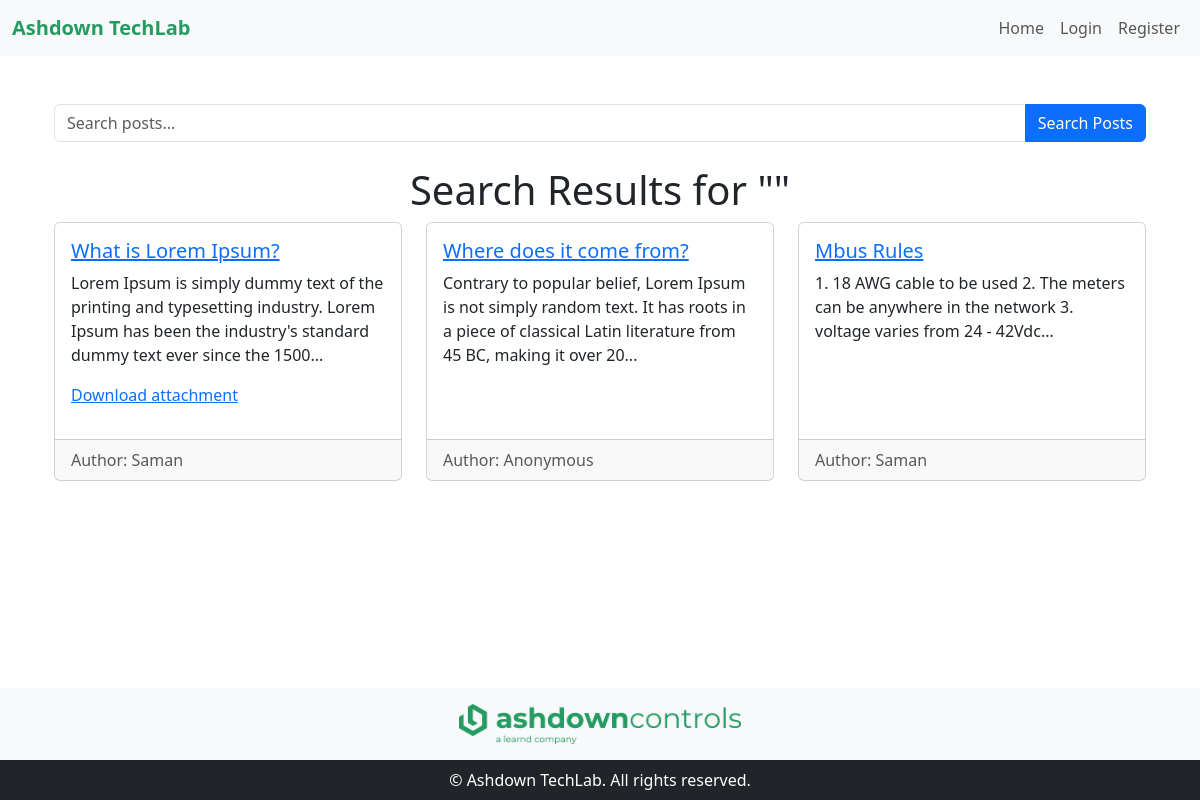
The page /search on the database as committed earlier.
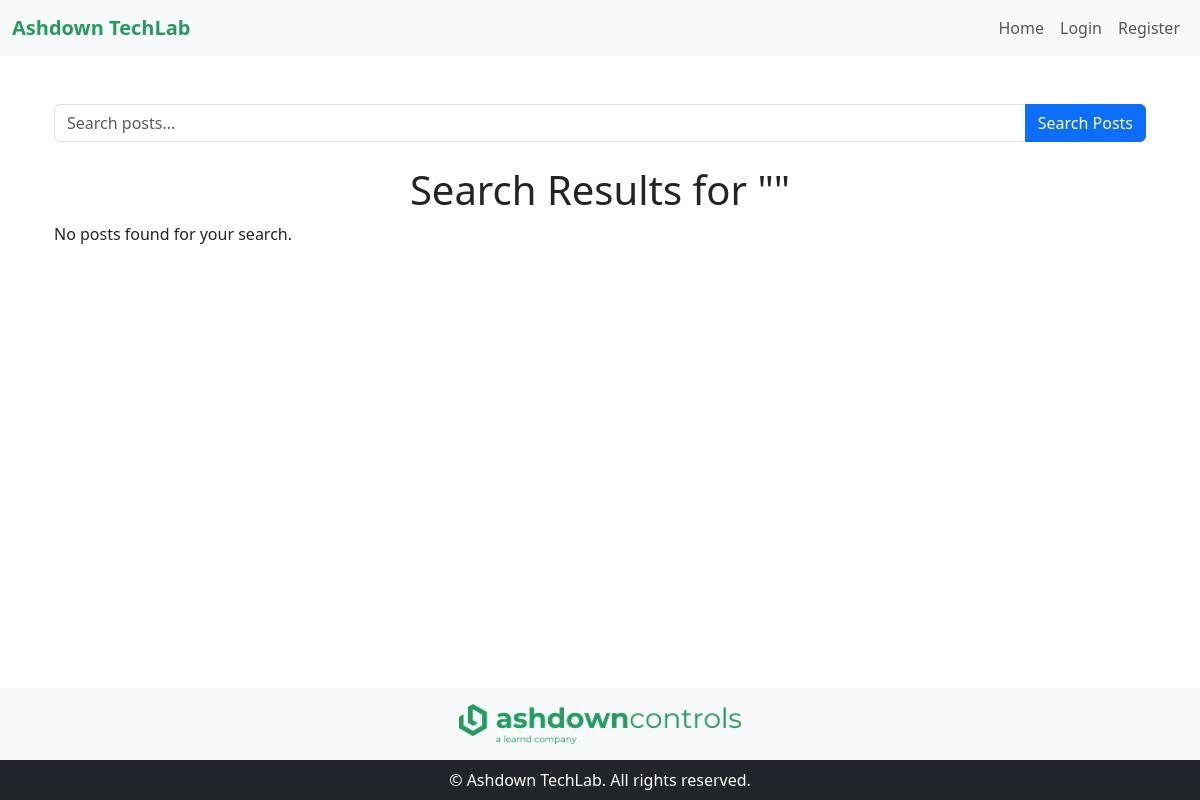
The same page on the database as committed later.
### tables this page shows
CREATE TABLE posts (
            id INTEGER PRIMARY KEY AUTOINCREMENT,
            title TEXT NOT NULL,
            content TEXT NOT NULL,
            author TEXT NOT NULL,
            filename TEXT,
            show_author BOOLEAN DEFAULT 0,
            created_at TIMESTAMP DEFAULT CURRENT_TIMESTAMP
        );

### app.py (the view)
@app.route('/search', methods=['GET'])
def search():
    query = request.args.get('query', '')  # Get the search query from the URL
    conn = get_db_connection()
    posts = conn.execute(
        'SELECT * FROM posts WHERE title LIKE ? OR content LIKE ?',
        (f'%{query}%', f'%{query}%')
    ).fetchall()
    conn.close()
    return render_template('posts.html', posts=posts, query=query)

### app.py (called while the page is built)
def get_db_connection():
    conn = sqlite3.connect('site.db')
    conn.row_factory = sqlite3.Row  # Allows us to access columns by name
    return conn

### templates/posts.html (shortened to what this page needs)
{% extends "base.html" %}
{% block content %}
<div class="container">
        <form action="{{ url_for('search') }}" method="get" class="mb-4">
            <div class="input-group mb-3">
                <input type="text" name="query" class="form-control" placeholder="Search posts..." required>
                <button type="submit" class="btn btn-primary">Search Posts</button>
            </div>
        </form>
    </div>
    <h1 class="text-center">Search Results for "{{ query }}"</h1>
    <div class="container">
        {% if posts %}
            <div class="row">
                {% for post in posts %}
                    <div class="col-md-6 col-lg-4 mb-4">
                        <div class="card h-100">
                            <div class="card-body">
                                <h5 class="card-title">
                                    <a href="{{ url_for('post_detail', post_id=post.id) }}">{{ post.title | e }}</a>
                                </h5>
                                <p class="card-text">{{ post.content[:150] | e }}...</p>
                                {% if post.filename %}
                                    <p><a href="{{ url_for('static', filename='uploads/' ~ post.filename) }}" download>Download attachment</a></p>
                                {% endif %}
                            </div>
                            <div class="card-footer text-muted">
                                {% if post.show_author %}
                                    Author: {{ post.author | e }}
                                {% else %}
                                    Author: Anonymous
                                {% endif %}
                            </div>
                        </div>
                    </div>
                {% endfor %}
            </div>
        {% else %}
            <p>No posts found for your search.</p>
        {% endif %}
    </div>
{% endblock %}

Rows that differ between the two databases and show on the page:
removed posts: title "What is Lorem Ipsum?", content "Lorem Ipsum is simply dummy text of the printing and typesetting industry. Lorem Ipsum has been the industry's standard dummy text ever since the 1500", author "Saman"
removed posts: title "Where does it come from?", content "Contrary to popular belief, Lorem Ipsum is not simply random text. It has roots in a piece of classical Latin literature from 45 BC, making it over 20", show_author "Author: Anonymous"
removed posts: title "Mbus Rules", content "1. 18 AWG cable to be used 2. The meters can be anywhere in the network 3. voltage varies from 24 - 42Vdc", author "Saman"
Other text that changed with them:
text now shown: "No posts found for your search."
